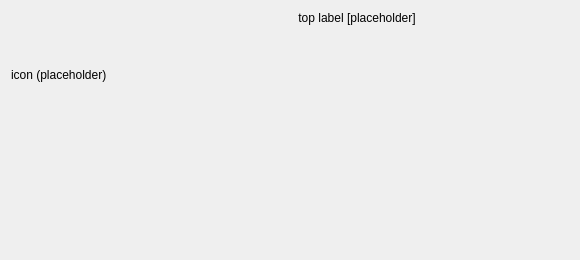
<?xml version="1.0" encoding="UTF-8"?>
<ui version="4.0">
 <class>LoginRequiredDialog</class>
 <widget class="QDialog" name="LoginRequiredDialog">
  <property name="geometry">
   <rect>
    <x>0</x>
    <y>0</y>
    <width>580</width>
    <height>260</height>
   </rect>
  </property>
  <property name="sizePolicy">
   <sizepolicy hsizetype="Minimum" vsizetype="Minimum">
    <horstretch>0</horstretch>
    <verstretch>0</verstretch>
   </sizepolicy>
  </property>
  <property name="minimumSize">
   <size>
    <width>520</width>
    <height>180</height>
   </size>
  </property>
  <property name="windowTitle">
   <string>Login required</string>
  </property>
  <layout class="QVBoxLayout" name="verticalLayout_2">
   <item>
    <layout class="QHBoxLayout" name="horizontalLayout_3" stretch="0,0">
     <item>
      <layout class="QVBoxLayout" name="verticalLayout" stretch="0,1">
       <item>
        <widget class="QLabel" name="iconLabel">
         <property name="sizePolicy">
          <sizepolicy hsizetype="Minimum" vsizetype="Minimum">
           <horstretch>0</horstretch>
           <verstretch>0</verstretch>
          </sizepolicy>
         </property>
         <property name="minimumSize">
          <size>
           <width>128</width>
           <height>128</height>
          </size>
         </property>
         <property name="text">
          <string notr="true">icon (placeholder)</string>
         </property>
        </widget>
       </item>
       <item>
        <spacer name="verticalSpacer">
         <property name="orientation">
          <enum>Qt::Vertical</enum>
         </property>
         <property name="sizeHint" stdset="0">
          <size>
           <width>20</width>
           <height>40</height>
          </size>
         </property>
        </spacer>
       </item>
      </layout>
     </item>
     <item>
      <layout class="QVBoxLayout" name="verticalLayout_3" stretch="0,0,1">
       <item>
        <widget class="QLabel" name="topLabel">
         <property name="sizePolicy">
          <sizepolicy hsizetype="Minimum" vsizetype="Minimum">
           <horstretch>0</horstretch>
           <verstretch>0</verstretch>
          </sizepolicy>
         </property>
         <property name="minimumSize">
          <size>
           <width>350</width>
           <height>0</height>
          </size>
         </property>
         <property name="text">
          <string notr="true">top label [placeholder]</string>
         </property>
         <property name="alignment">
          <set>Qt::AlignCenter</set>
         </property>
         <property name="wordWrap">
          <bool>true</bool>
         </property>
        </widget>
       </item>
       <item>
        <layout class="QHBoxLayout" name="horizontalLayout_2">
         <item>
          <widget class="QStackedWidget" name="contentWidget">
           <property name="sizePolicy">
            <sizepolicy hsizetype="Minimum" vsizetype="Minimum">
             <horstretch>0</horstretch>
             <verstretch>0</verstretch>
            </sizepolicy>
           </property>
           <property name="minimumSize">
            <size>
             <width>200</width>
             <height>0</height>
            </size>
           </property>
           <widget class="OCC::BasicLoginWidget" name="basicLoginWidget"/>
           <widget class="OCC::OAuthLoginWidget" name="oauthLoginWidget"/>
          </widget>
         </item>
        </layout>
       </item>
       <item>
        <spacer name="verticalSpacer_2">
         <property name="orientation">
          <enum>Qt::Vertical</enum>
         </property>
         <property name="sizeType">
          <enum>QSizePolicy::MinimumExpanding</enum>
         </property>
         <property name="sizeHint" stdset="0">
          <size>
           <width>20</width>
           <height>5</height>
          </size>
         </property>
        </spacer>
       </item>
      </layout>
     </item>
    </layout>
   </item>
   <item>
    <spacer name="verticalSpacer_3">
     <property name="orientation">
      <enum>Qt::Vertical</enum>
     </property>
     <property name="sizeType">
      <enum>QSizePolicy::MinimumExpanding</enum>
     </property>
     <property name="sizeHint" stdset="0">
      <size>
       <width>20</width>
       <height>5</height>
      </size>
     </property>
    </spacer>
   </item>
   <item>
    <layout class="QHBoxLayout" name="horizontalLayout">
     <item>
      <spacer name="horizontalSpacer">
       <property name="orientation">
        <enum>Qt::Horizontal</enum>
       </property>
       <property name="sizeHint" stdset="0">
        <size>
         <width>10</width>
         <height>20</height>
        </size>
       </property>
      </spacer>
     </item>
     <item>
      <widget class="QDialogButtonBox" name="rightButtonBox">
       <property name="sizePolicy">
        <sizepolicy hsizetype="Preferred" vsizetype="Preferred">
         <horstretch>0</horstretch>
         <verstretch>0</verstretch>
        </sizepolicy>
       </property>
       <property name="minimumSize">
        <size>
         <width>0</width>
         <height>24</height>
        </size>
       </property>
       <property name="standardButtons">
        <set>QDialogButtonBox::NoButton</set>
       </property>
      </widget>
     </item>
    </layout>
   </item>
  </layout>
 </widget>
 <customwidgets>
  <customwidget>
   <class>OCC::BasicLoginWidget</class>
   <extends>QWidget</extends>
   <header>gui/loginrequireddialog/basicloginwidget.h</header>
   <container>1</container>
  </customwidget>
  <customwidget>
   <class>OCC::OAuthLoginWidget</class>
   <extends>QWidget</extends>
   <header>gui/loginrequireddialog/oauthloginwidget.h</header>
   <container>1</container>
  </customwidget>
 </customwidgets>
 <resources>
  <include location="../../resources/client.qrc"/>
 </resources>
 <connections/>
</ui>
